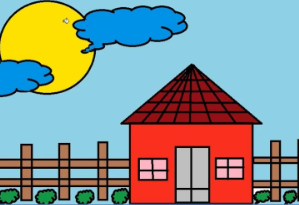
#> input picture MEng_project_Vidhula/drawing.png, 299 x 205 px
$ jupyter execute FS-for-edge-detection.ipynb   (older library calls are emulated)
#> lines starting #> are read from the running program, lines starting #| are printed output that depends on the picture; after the words box and inside, x2 and y2 are one past the last pixel; in counts of white or black regions, pixels touching at a corner belong together
## Part 1 of Image to Sound: Image to frequency

[cell 1]
import cv2
import numpy as np
import matplotlib.pyplot as plt

#### Defining required functions

[cell 2]
# Contour detection
def contour(img, sample_rate):
    # convert the image to grayscale format
    img_gray = cv2.cvtColor(img, cv2.COLOR_BGR2GRAY)

    #blur the image using Gaussian filter for noise reduction
    img_blur = cv2.GaussianBlur(img_gray, (3,3), 0)

    sobelx = cv2.Sobel(src=img_blur, ddepth=cv2.CV_64F, dx=1, dy=0, ksize=3)
    sobely = cv2.Sobel(src=img_blur, ddepth=cv2.CV_64F, dx=0, dy=1, ksize=3)
    sobelxy= np.sqrt(sobelx**2 + sobely**2)
    sobelxy_abs = cv2.convertScaleAbs(sobelxy)

    contours, _ = cv2.findContours(sobelxy_abs, cv2.RETR_EXTERNAL, cv2.CHAIN_APPROX_NONE)

    # Find the largest contour by area
    main_contour = max(contours, key=cv2.contourArea)

    # Extract (x, y) points from the main contour
    contour_points = main_contour[:, 0, :]  # Extract (x, y) pairs
    x_contour = contour_points[:, 0]
    y_contour = contour_points[:, 1]

    # Downsample the contour points
    x_contour = x_contour[::sample_rate]
    y_contour = y_contour[::sample_rate]

    return x_contour, y_contour

[cell 3]
#Fourier Series coefficients
def fourier_coefficients(x, y, n):
    #n- number of fourier coefficients
    L = 0 #total length

    #coefficients for x
    an = np.zeros(n)
    bn = np.zeros(n)

    #coefficients for y
    cn = np.zeros(n)
    dn = np.zeros(n)

    # Arrays for storage of edge length information
    dx = np.zeros(len(x))
    dy = np.zeros(len(x))
    dl = np.zeros(len(x))

    # Arrays for storage of sccumulated length information
    xj     = np.zeros(len(x))
    yj     = np.zeros(len(x))
    lj     = np.zeros(len(x))
    lj_prev= np.zeros(len(x))

    # Variables for maintaining cumulative length calculation
    sum_x = 0
    sum_y = 0
    sum_l = 0

    for i in range (0, len(x)):
        dx[i] = x[i] -  x[i-1]
        dy[i] = y[i] -  y[i-1]
        dl[i] = np.sqrt( dx[i]**2 + dy[i]**2 )

        xj[i]      = sum_x + dx[i]
        yj[i]      = sum_y + dy[i]
        lj[i]      = sum_l + dl[i]
        lj_prev[i] = sum_l

        sum_x = xj[i]
        sum_y = yj[i]
        sum_l = lj[i]

        L = L + dl[i]


    #calculating the summation for coefficient
    for i in range (0, n):
        n = i+1
        constant = L/(2*(np.pi**2.0)*(n**2.0))

        temp1 = dx/dl
        temp2 = dy/dl

        temp3 = (np.cos((2 *np.pi*n*lj)/L) - np.cos((2*np.pi*n*lj_prev)/L))
        temp4 = (np.sin((2 *np.pi*n*lj)/L) - np.sin((2*np.pi*n*lj_prev)/L))

        an[i] = constant*np.sum(temp1*temp3)
        bn[i] = constant*np.sum(temp1*temp4)

        cn[i] = constant*np.sum(temp2*temp3)
        dn[i] = constant*np.sum(temp2*temp4)

    return an, bn, cn, dn, L

[cell 4]
#Inverse Fourier
def fourier_waves(L, an, bn, cn, dn):
    l = np.linspace(0, L, 1000)
    approx_x = np.zeros(len(l))
    approx_y = np.zeros(len(l))
    #coefficients for x
    x_cos = np.zeros(len(l))
    x_sin = np.zeros(len(l))

    #coefficients for y
    y_cos = np.zeros(len(l))
    y_sin = np.zeros(len(l))


    for i in range(len(an)):

        x_cos = an[i]*np.cos((2*np.pi*(i+1)*l)/L)
        x_sin = bn[i]*np.sin((2*np.pi*(i+1)*l)/L)
        approx_x += (x_cos + x_sin)

        y_cos = cn[i]*np.cos((2*np.pi*(i+1)*l)/L)
        y_sin = dn[i]*np.sin((2*np.pi*(i+1)*l)/L)
        approx_y += (y_cos + y_sin)
    return approx_x, approx_y

## Fourier Series to convert space to frequency domain

#### Loading image

[cell 5]
#Load and convert image to grayscale
img = cv2.imread('drawing.png')
#> img is the input picture: shape (205, 299, 3); mean B, G, R 144, 149.8, 138.5
assert img is not None, "Image path not loaded correctly"
img = cv2.cvtColor(img, cv2.COLOR_BGR2RGB) #CV uses BGR instead of RGB

# convert the image to grayscale format
img_gray = cv2.cvtColor(img, cv2.COLOR_BGR2GRAY)
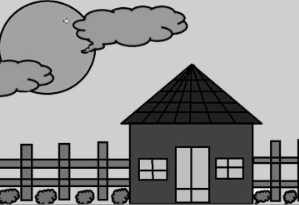
#> img_gray: shape (205, 299); min 0, max 253, mean 146.8

#blur the image using Gaussian filter for noise reduction
img_blur = cv2.GaussianBlur(img_gray, (3,3), 0)
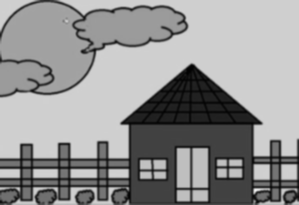
#> img_blur: shape (205, 299); min 1, max 241, mean 146.8

#### Sobel Edge detection

[cell 6]
# Plot all contours without filtering, to inspect the results
x_contour, y_contour = contour(img, 10) #sample every 20 points
#> in contour, `sobelx = cv2.Sobel(src=img_blur, ddepth=cv2.CV_64F, dx=1, dy=0, ksize=3)`:
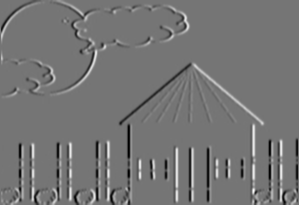
#> sobelx: shape (205, 299) float64; min -564, max 659, mean 0.1; drawn with min black and max white
#> in contour, `sobely = cv2.Sobel(src=img_blur, ddepth=cv2.CV_64F, dx=0, dy=1, ksize=3)`:
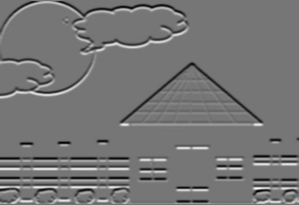
#> sobely: shape (205, 299) float64; min -605, max 700, mean -3.2; drawn with min black and max white
#> in contour, `sobelxy= np.sqrt(sobelx**2 + sobely**2)`:
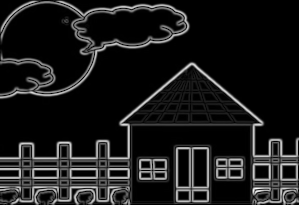
#> sobelxy: shape (205, 299) float64; min 0, max 700, mean 73.8; drawn with min black and max white
#> in contour, `sobelxy_abs = cv2.convertScaleAbs(sobelxy)`:
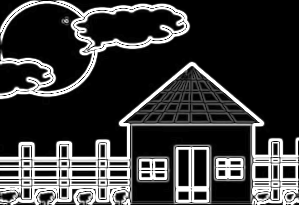
#> sobelxy_abs: shape (205, 299); min 0, max 255, mean 56.2
#> in contour, `contours, _ = cv2.findContours(sobelxy_abs, cv2.RETR_EXTERNAL, cv2.CHA..`: contours = 7 contours, 5 with area under 20; largest, box (x1, y1, x2, y2) and area: (0, 57, 299, 205) 25416, (0, 0, 191, 105) 12428
#> in contour, `main_contour = max(contours, key=cv2.contourArea)`: main_contour = contour of 1143 points, box (x1, y1, x2, y2) (0, 57, 299, 205), area 25416
#> in contour, `contour_points = main_contour[:, 0, :]`: contour_points = 1143 pairs, first value 0 to 298, second value 57 to 204
#> in contour, `x_contour = contour_points[:, 0]`: x_contour = 1143 values, max 298 at index 801, min 0 at index 428, mean 155.3
#> in contour, `y_contour = contour_points[:, 1]`: y_contour = 1143 values, max 204 at index 504, min 57 at index 0, mean 149.8
#> in contour, `x_contour = x_contour[::sample_rate]`: x_contour = 115 values, max 298 at index 81, min 0 at index 43, mean 155.5
#> in contour, `y_contour = y_contour[::sample_rate]`: y_contour = 115 values, max 204 at index 51, min 57 at index 0, mean 149.3

fig, axs = plt.subplots(1, 2, figsize=(4,4))
axs[0].imshow(img)
axs[0].set_title("Original image")
axs[0].axis('off')

axs[1].plot(x_contour, y_contour, color='red', linestyle='None', marker='o')
axs[1].invert_yaxis() #In computer vision, origin is in top-left
axs[1].set_title("Contour points")
axs[1].axis('off')
plt.show()
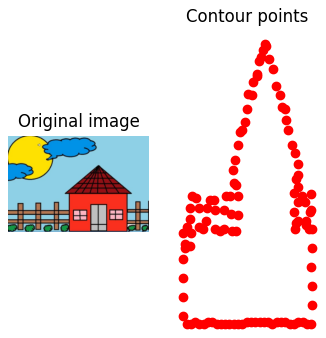
#> figure drawn by matplotlib, 2 panels

#### Calculating Fourier coefficients

[cell 7]
n=100 #Use n coefficients

#coefficients for x
an = np.zeros(n)
bn = np.zeros(n)

#coefficients for y
cn = np.zeros(n)
dn = np.zeros(n)

an, bn, cn, dn, L = fourier_coefficients(x_contour, y_contour, n)
#> in fourier_coefficients, `dx = np.zeros(len(x))`: dx = 115 values from 0 to 0
#> the loop in fourier_coefficients, `for i in range (0, len(x)):` made 115 passes
#> (sum_x, sum_y, sum_l, L) on passes 1 to 12: (-3, -1, 3.16, 3.16), (-8, 2, 8.99, 8.99), (-11, 6, 13.99, 13.99), (-16, 8, 19.38, 19.38), (-21, 15, 27.98, 27.98), (-22, 16, 29.39, 29.39), (-30, 19, 37.94, 37.94), (-33, 26, 45.55, 45.55), (-41, 25, 53.62, 53.62), (-44, 33, 62.16, 62.16), (-50, 40, 71.38, 71.38), (-57, 44, 79.44, 79.44)
#> after the loop in fourier_coefficients, `for i in range (0, len(x)):`: L = 1001.1; dl = 115 values, max 12.04 at index 106, min 1.41 at index 5, mean 8.71; dx = 115 values, max 10 at index 45, min -10 at index 21, mean 0; dy = 115 values, max 10 at index 19, min -10 at index 29, mean 0; lj = 115 values from 3.16 to 1001.1; lj_prev = 115 values from 0 to 991.2; xj = 115 values, max 106 at index 81, min -192 at index 43, mean -36.48; yj = 115 values, max 146 at index 51, min -1 at index 0, mean 91.27
#> the loop in fourier_coefficients, `for i in range (0, n):` made 100 passes
#> constant on passes 1 to 12: 50.72, 12.68, 5.64, 3.17, 2.03, 1.41, 1.04, 0.792, 0.626, 0.507, 0.419, 0.352
#> after the loop in fourier_coefficients, `for i in range (0, n):`: an = 100 values, max 56.51 at index 0, min -20.56 at index 1, mean 0.376; bn = 100 values, max 18.02 at index 1, min -122 at index 0, mean -1.16; cn = 100 values, max 3.28 at index 6, min -54.54 at index 0, mean -0.958; dn = 100 values, max 8.97 at index 1, min -11.77 at index 0, mean -0.0949
#> L = 1001.1

#### Inverse Fourier to approximate image

[cell 8]
approx_x, approx_y = fourier_waves(L, an, bn, cn, dn)
#> the loop in fourier_waves, `for i in range(len(an)): ` made 100 passes
#> after the loop in fourier_waves, `for i in range(len(an)):`: approx_x = 1000 values, max 143.7 at index 723, min -154.5 at index 408, mean 0.0376; approx_y = 1000 values, max 50.23 at index 706, min -96.53 at index 3, mean -0.0958

plt.figure(figsize=(4,4))
plt.gca().invert_yaxis() #In computer vision, origin is in top-left
plt.plot(approx_x, approx_y, 'b')
plt.show()
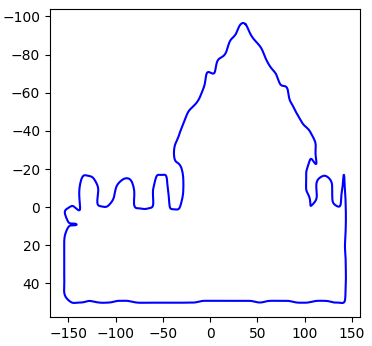
#> figure drawn by matplotlib, 1 panel
